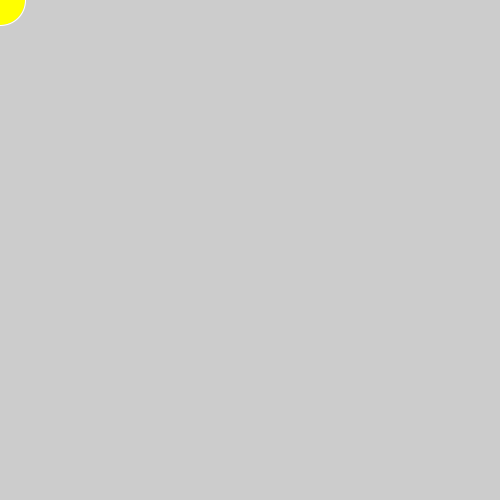
Frame 1 (no input)
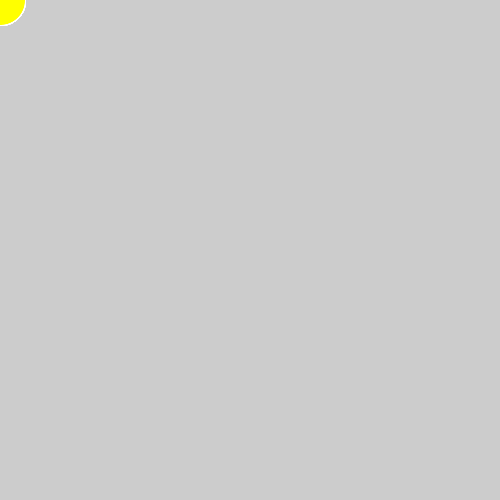
Frame 60 (the mouse pressed at the canvas centre just before this capture)
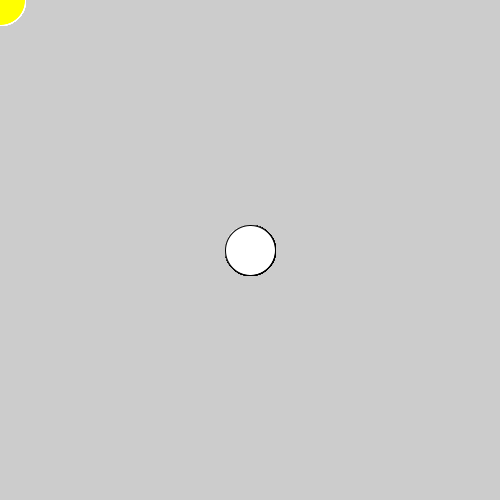
Frame 120 (the mouse held since frame 60 and released just before this capture)

The Processing sketch that drew these frames (run headless with seeded random() and noise(); from frame 60 on, the mouse is pressed at the canvas centre):

// Processing sketch: if1
// ── if1.pde
/**

Draws differently colored circles around mouse point depending on which screeen quadrant the mouse is in.
*/

void setup() {
  size(500,500);
  smooth();
  ellipseMode(CENTER);
}

void draw() {
  if (mouseX < width/2) {
    stroke(255);
    if (mouseY < height/2) {
      fill(255, 255, 0);
    } 
    else {
      fill(0, 0, 255);
    }
  } 
  else {
    stroke(0); 
    if (mouseY < height/2) {
      fill(255, 0, 0);
    } 
    else {
      fill(255);
    }
  }
  ellipse(mouseX, mouseY, 50, 50);
}
